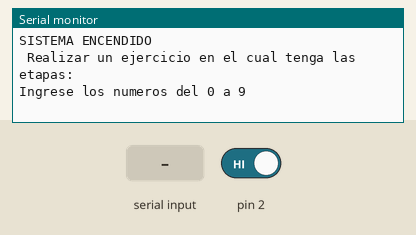
This sketch was run on a simulated Arduino Uno, built with avr-gcc and run on an emulated ATmega328P. Shown: the last lines printed to the serial monitor. The inputs (shaded band) are chosen by the test bench; at power-on: pin 2 HIGH.

Above: at 2.7 s.
2.8 s: "90,45\n" received over Serial
At 5.5 s:
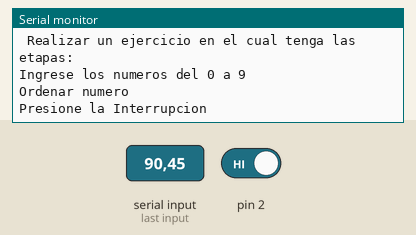
5.8 s: pin 2 driven LOW
At 7.0 s:
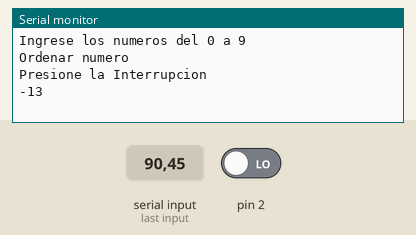
7.3 s: pin 2 driven HIGH
At 8.4 s:
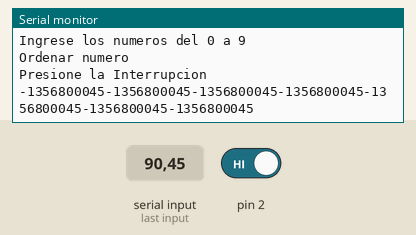

Measured:
- after the input at 2.8 s, the serial monitor: prints a new line after 1.5 s (image 1)
- after the input at 5.8 s, the serial monitor: prints a new line at once (image 2)
- after the input at 7.3 s, the serial monitor: prints a new line at once (image 3)

The sketch:

Deber_Interrupciones_Yaguachi.ino
```cpp
/*
  Realizar un ejercicio en el cual tenga las etapas de:
  (i)Ingreso de datos y (ii) ordenamiento
  (i)Al ingresar la palabra solo pueden ser números
  por comunicación serial. (ii) Una vez ingresados lo
  números, ordenarlos de menor a mayor e imprimirlo
  por comunicación serial.
 */
 /*
  * Yaguachi ALexander
  */

String dato;
String val;
int i = 0;
int b;
int d;
int on = 0;
int t=500;
void setup() {

  Serial.begin(9600);
  Serial.println("SISTEMA ENCENDIDO");
  delay(t);
  Serial.println(" Realizar un ejercicio en el cual tenga las etapas:");
  delay(t);
  Serial.println("Ingrese los numeros del 0 a 9 ");
  delay(t);
  attachInterrupt(0, interrupcion1, LOW);
}
void loop() {
  if (Serial.available() > 0) {
    dato = Serial.readString();
    Serial.println("");
    delay(t);
    Serial.println("Ordenar numero ");
    delay(t);
     Serial.println("Presione la Interrupcion ");
     delay(t);
  }
  if (on == 1) {
    int num[dato.length()];
    for (i = 0; i < dato.length(); i++) {
      val = dato.substring(i, (i + 1));
      num[i] = val.toInt();
    }
    do {
      b = 0;
      for (i = 0; i < dato.length(); i++) {
        if (num[i] > num[i + 1]) {
          b = 1;
          d = num[i];
          num[i] = num[i + 1];
          num[i + 1] = d;
        }
      }
    }
    while (b);
    for (i = 0; i < dato.length(); i++) {
      Serial.print(num[i]);
    }
    on = 0;
  }
}
void interrupcion1() {
  on = 1 - on;

}
```
